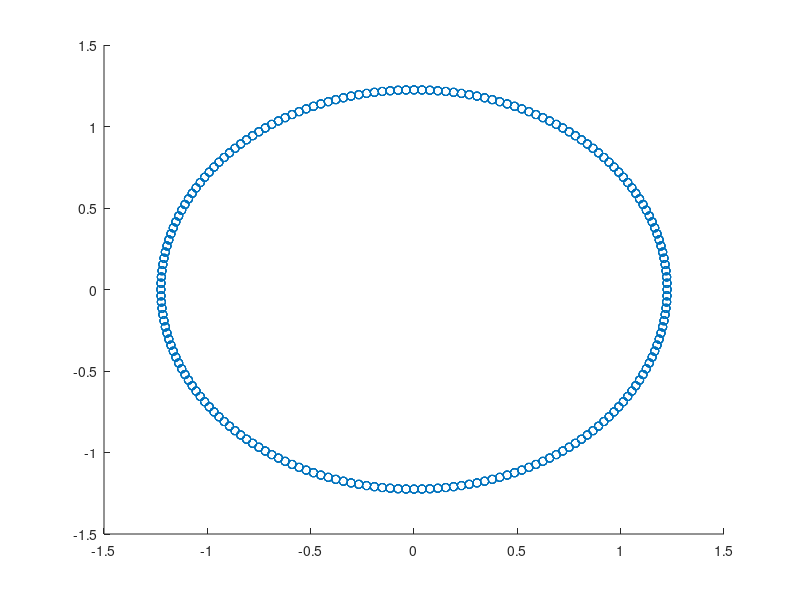

This chart was generated by the following MATLAB code:
N=1000;
n=(0:N-1)';
f_0=50;
fs=10000;
V_a=1;
V_b=1;
V_c=1;
phi=0;
delta_b=0;
delta_c=0;
A=sqrt(1/6)*(V_a+V_b*exp(1i*delta_b)+V_c*exp(1i*delta_c));
B=sqrt(1/6)*(V_a+V_b*exp(-1i*(delta_b+2*pi/3))+V_c*exp(-1i*(delta_c-2*pi/3)));
v=A*exp(2*pi*1i*f_0/fs*n+phi)+B*exp(-1i*(2*pi*f_0/fs*n+phi));
scatter(real(v),imag(v));
